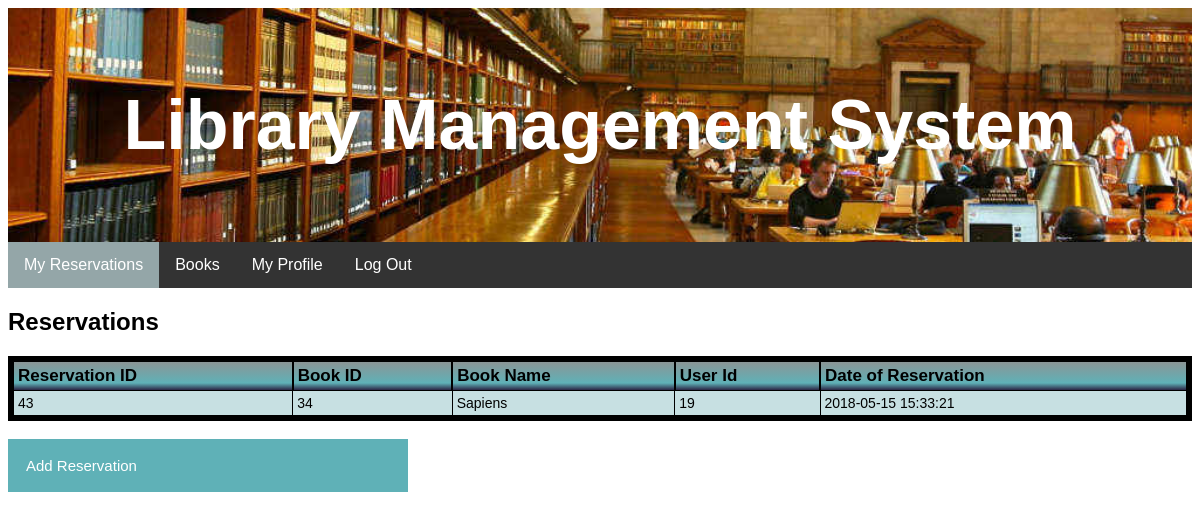
The app's page /reservations2.php (signed in) with its own data.
### tables this page shows
CREATE TABLE `reserves` (
  `resID` int(11) NOT NULL AUTO_INCREMENT,
  `bookID` int(11) NOT NULL,
  `userID` int(11) NOT NULL,
  `reservedate` datetime DEFAULT NULL,
  PRIMARY KEY (`resID`)
);

CREATE TABLE `books` (
  `bookID` int(11) NOT NULL AUTO_INCREMENT,
  `name` varchar(255) NOT NULL,
  `author` varchar(255) NOT NULL,
  `genre` varchar(255) NOT NULL,
  `description` varchar(255) NOT NULL,
  `numberofcopies` int(10) unsigned NOT NULL DEFAULT '0',
  PRIMARY KEY (`bookID`)
);

### reservations2.php (the view, shortened to what this page needs)
<?php
	if( $_SESSION["user"] == true ){
	if($_SESSION['id'] == 1){
			header("Location: reservations.php");
			return;
			}
			else $id=$_SESSION['id'];
	}
	else{
		header("Location: login.php");
		return;
	}
?>
<!DOCTYPE html>
<html>
<head>
</head>
<body>
<div class="grid-container">
  <div class="header" id="head1" >
    <h1 style="color:white;cursor:pointer;" onclick="window.location.href='home.php'">Library Management System</h1>
  </div>
<ul>
  <li><a style="color:white;cursor:pointer;"  class="active" onclick="window.location.href='reservations2.php';">My Reservations</a></li>
  <li><a  style="color:white;cursor:pointer;"  onclick="window.location.href='books2.php';">Books</a></li>
  <li><a  style="color:white;cursor:pointer;"  onclick="window.location.href='profile.php';">My Profile</a></li>
  <li><a style="color:white;cursor:pointer;"  onclick="window.location.href='logout.php'">Log Out</a></li>
</ul>
  <div class="middle">
  <h2>Reservations</h2>
  <table class="cinereousTable">
	<thead>
		<tr>
			<th> Reservation ID </th>
			<th> Book ID </th>
			<th> Book Name </th>
			<th> User Id </th>
			<th> Date of Reservation </th>
		</tr>
	</thead>
	<tbody>
<?php
	$sql = "SELECT resID, bookID, userID,reservedate
			FROM reserves where userID = '$id'
			ORDER BY resID ASC
			";
	$res = mysqli_query($db, $sql) or die(mysqli_error($db));
	$post = "";
	if(mysqli_num_rows($res) > 0){
		while($row = mysqli_fetch_assoc($res)){
			$resID = $row['resID'];
			$bookID = $row['bookID'];
			$userID = $row['userID'];
			$dateofreserve = $row['reservedate'];
			$bookName = "";
			$sql2 = "SELECT name
			FROM books
			WHERE bookID = '$bookID'
			";
			$res2 = mysqli_query($db, $sql2) or die(mysqli_error($db));
			if(mysqli_num_rows($res2) > 0){
		while($row2 = mysqli_fetch_assoc($res2)){
			$bookName =$row2['name'];
			}}
			$post .=  "
							<tr>
								<td> $resID </td>
								<td> $bookID </td>
								<td> $bookName </td>
								<td> $userID </td>
								<td> $dateofreserve </td>
							</tr>
						";
		}
		echo $post;
	}
?>
	</tbody>
</table>
<br />
		<div id="mod-user">
		<button class="collapsible">Add Reservation</button>
		</div>
  </div>
</div>
</body>
</html>

### reservations2.php (style rules this page uses)
ul { list-style-type: none; margin: 0; padding: 0; overflow: hidden; background-color: #333; }
li { float: left; }
li a { display: block; color: white; text-align: center; padding: 14px 16px; text-decoration: none; }
#head1 { background-image: url('library.jpg'); background-position: center; background-repeat: no-repeat; background-size: cover; }
table.cinereousTable { font-family: Arial, Helvetica, sans-serif; border: 6px solid black; background-color: #c7e0e2; width: 100%; text-align: left; border-collapse: collapse; }
table.cinereousTable td, table.cinereousTable th { border: 1px solid black; padding: 4px 4px; }
table.cinereousTable tbody td { font-size: 14px; }
table.cinereousTable thead { background: linear-gradient(to bottom, #919191 0%,#5fb1b7 75%, #241235 100%); }
table.cinereousTable thead th { font-size: 17px; font-weight: bold; color: black; text-align: left; border-left: 2px solid black; }
table.cinereousTable thead th:first-child { border-left: none; }
#mod-user { width: 400px; }
body { font-family: Arial, Helvetica, sans-serif; }
.collapsible { background-color: #5fb1b7 ; color: white; cursor: pointer; padding: 18px; width: 100%; border: none; text-align: left; outline: none; font-size: 15px; }
.active, .collapsible:hover { background-color: #94a6a8; }
* { box-sizing: border-box; }
.header { grid-area: header; background-color: #F0F8FF; padding: 30px; text-align: center; font-size: 35px; }

### records on screen
reserves: resID "43", bookID "34", bookID.name "Sapiens", userID "19", reservedate "2018-05-15 15:33:21"
